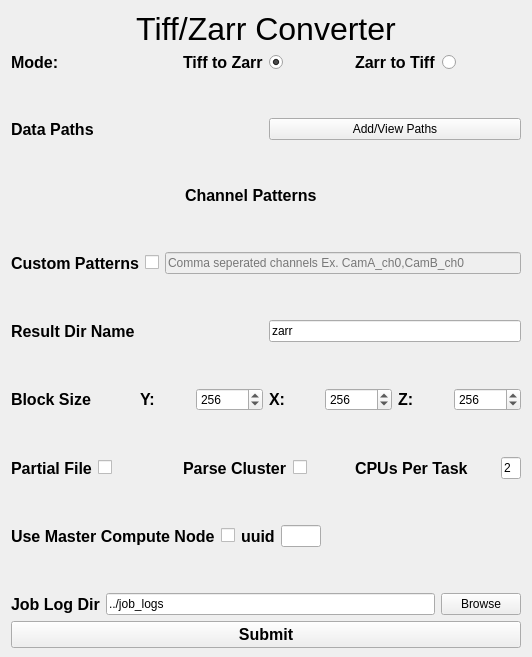
        <widget class="QWidget" name="tiffZarrConverter">
         <property name="enabled">
          <bool>true</bool>
         </property>
         <attribute name="title">
          <string>Tiff/Zarr Converter</string>
         </attribute>
         <layout class="QGridLayout" name="gridLayout_17">
          <property name="bottomMargin">
           <number>9</number>
          </property>
          <item row="2" column="1">
           <layout class="QVBoxLayout" name="verticalLayout_40" stretch="1,1,1,1,1,1,1,1,1,1,1,1,1,1,1,1,1">
            <property name="bottomMargin">
             <number>0</number>
            </property>
            <item>
             <layout class="QHBoxLayout" name="horizontalLayout_153">
              <item>
               <widget class="QLabel" name="psfDetectionAnalysisModeLabel_2">
                <property name="font">
                 <font>
                  <pointsize>12</pointsize>
                  <bold>true</bold>
                  <strikeout>false</strikeout>
                  <kerning>true</kerning>
                 </font>
                </property>
                <property name="text">
                 <string>Mode:</string>
                </property>
               </widget>
              </item>
              <item>
               <layout class="QHBoxLayout" name="horizontalLayout_154">
                <item>
                 <widget class="QLabel" name="tiffZarrConverterTiffToZarrLabel">
                  <property name="font">
                   <font>
                    <pointsize>12</pointsize>
                    <bold>true</bold>
                    <strikeout>false</strikeout>
                    <kerning>true</kerning>
                   </font>
                  </property>
                  <property name="text">
                   <string>Tiff to Zarr</string>
                  </property>
                 </widget>
                </item>
                <item>
                 <widget class="QRadioButton" name="tiffZarrConverterTiffToZarrRadioButton">
                  <property name="text">
                   <string/>
                  </property>
                  <property name="checked">
                   <bool>true</bool>
                  </property>
                  <attribute name="buttonGroup">
                   <string notr="true">tiffZarrConverterButtonGroup</string>
                  </attribute>
                 </widget>
                </item>
               </layout>
              </item>
              <item>
               <layout class="QHBoxLayout" name="horizontalLayout_155">
                <item>
                 <widget class="QLabel" name="tiffZarrConverterZarrToTiffLabel">
                  <property name="font">
                   <font>
                    <pointsize>12</pointsize>
                    <bold>true</bold>
                    <strikeout>false</strikeout>
                    <kerning>true</kerning>
                   </font>
                  </property>
                  <property name="text">
                   <string>Zarr to Tiff</string>
                  </property>
                 </widget>
                </item>
                <item>
                 <widget class="QRadioButton" name="tiffZarrConverterZarrToTiffRadioButton">
                  <property name="text">
                   <string/>
                  </property>
                  <attribute name="buttonGroup">
                   <string notr="true">tiffZarrConverterButtonGroup</string>
                  </attribute>
                 </widget>
                </item>
               </layout>
              </item>
             </layout>
            </item>
            <item>
             <spacer name="verticalSpacer_86">
              <property name="orientation">
               <enum>Qt::Vertical</enum>
              </property>
              <property name="sizeHint" stdset="0">
               <size>
                <width>20</width>
                <height>40</height>
               </size>
              </property>
             </spacer>
            </item>
            <item>
             <layout class="QHBoxLayout" name="horizontalLayout_190">
              <item>
               <widget class="QLabel" name="tiffZarrConverterDataPathsLabel">
                <property name="font">
                 <font>
                  <pointsize>12</pointsize>
                  <bold>true</bold>
                  <strikeout>false</strikeout>
                  <kerning>true</kerning>
                 </font>
                </property>
                <property name="text">
                 <string>Data Paths</string>
                </property>
               </widget>
              </item>
              <item>
               <widget class="QPushButton" name="tiffZarrConverterAddPathsButton">
                <property name="text">
                 <string>Add/View Paths</string>
                </property>
               </widget>
              </item>
             </layout>
            </item>
            <item>
             <spacer name="verticalSpacer_87">
              <property name="orientation">
               <enum>Qt::Vertical</enum>
              </property>
              <property name="sizeHint" stdset="0">
               <size>
                <width>20</width>
                <height>40</height>
               </size>
              </property>
             </spacer>
            </item>
            <item>
             <layout class="QHBoxLayout" name="tiffZarrConverterChannelPatternsHorizontalLayout">
              <item>
               <widget class="QLabel" name="tiffZarrConverterChannelPatternsLabel">
                <property name="sizePolicy">
                 <sizepolicy hsizetype="Maximum" vsizetype="Maximum">
                  <horstretch>0</horstretch>
                  <verstretch>0</verstretch>
                 </sizepolicy>
                </property>
                <property name="font">
                 <font>
                  <pointsize>12</pointsize>
                  <bold>true</bold>
                  <strikeout>false</strikeout>
                  <kerning>true</kerning>
                 </font>
                </property>
                <property name="text">
                 <string>Channel Patterns</string>
                </property>
               </widget>
              </item>
              <item>
               <spacer name="tiffZarrConverterHorizontalSpacer">
                <property name="orientation">
                 <enum>Qt::Horizontal</enum>
                </property>
                <property name="sizeType">
                 <enum>QSizePolicy::Maximum</enum>
                </property>
                <property name="sizeHint" stdset="0">
                 <size>
                  <width>30</width>
                  <height>20</height>
                 </size>
                </property>
               </spacer>
              </item>
             </layout>
            </item>
            <item>
             <spacer name="verticalSpacer_88">
              <property name="orientation">
               <enum>Qt::Vertical</enum>
              </property>
              <property name="sizeHint" stdset="0">
               <size>
                <width>20</width>
                <height>40</height>
               </size>
              </property>
             </spacer>
            </item>
            <item>
             <layout class="QHBoxLayout" name="horizontalLayout_86">
              <item>
               <widget class="QLabel" name="tiffZarrConverterCustomPatternsLabel">
                <property name="font">
                 <font>
                  <pointsize>12</pointsize>
                  <bold>true</bold>
                  <strikeout>false</strikeout>
                  <kerning>true</kerning>
                 </font>
                </property>
                <property name="text">
                 <string>Custom Patterns</string>
                </property>
               </widget>
              </item>
              <item>
               <widget class="QCheckBox" name="tiffZarrConverterCustomPatternsCheckBox">
                <property name="autoFillBackground">
                 <bool>false</bool>
                </property>
                <property name="text">
                 <string/>
                </property>
               </widget>
              </item>
              <item>
               <widget class="QLineEdit" name="tiffZarrConverterCustomPatternsLineEdit">
                <property name="enabled">
                 <bool>false</bool>
                </property>
                <property name="placeholderText">
                 <string>Comma seperated channels Ex. CamA_ch0,CamB_ch0</string>
                </property>
               </widget>
              </item>
             </layout>
            </item>
            <item>
             <spacer name="verticalSpacer_89">
              <property name="orientation">
               <enum>Qt::Vertical</enum>
              </property>
              <property name="sizeHint" stdset="0">
               <size>
                <width>20</width>
                <height>40</height>
               </size>
              </property>
             </spacer>
            </item>
            <item>
             <layout class="QHBoxLayout" name="horizontalLayout_18">
              <item>
               <layout class="QHBoxLayout" name="horizontalLayout_19" stretch="1,1">
                <item>
                 <widget class="QLabel" name="tiffZarrConverterResultDirNameLabel">
                  <property name="font">
                   <font>
                    <pointsize>12</pointsize>
                    <bold>true</bold>
                   </font>
                  </property>
                  <property name="text">
                   <string>Result Dir Name</string>
                  </property>
                 </widget>
                </item>
                <item>
                 <widget class="QLineEdit" name="tiffZarrConverterResultDirNameLineEdit">
                  <property name="text">
                   <string>zarr</string>
                  </property>
                 </widget>
                </item>
               </layout>
              </item>
             </layout>
            </item>
            <item>
             <spacer name="verticalSpacer_74">
              <property name="orientation">
               <enum>Qt::Vertical</enum>
              </property>
              <property name="sizeHint" stdset="0">
               <size>
                <width>20</width>
                <height>40</height>
               </size>
              </property>
             </spacer>
            </item>
            <item>
             <layout class="QHBoxLayout" name="tiffZarrConverterBlockSizeHorizontalLayout">
              <item>
               <widget class="QLabel" name="tiffZarrConverterBlockSizeLabel">
                <property name="font">
                 <font>
                  <pointsize>12</pointsize>
                  <bold>true</bold>
                  <strikeout>false</strikeout>
                  <kerning>true</kerning>
                 </font>
                </property>
                <property name="text">
                 <string>Block Size</string>
                </property>
               </widget>
              </item>
              <item>
               <layout class="QHBoxLayout" name="tiffZarrConverterBlockSizeYHorizontalLayout">
                <item>
                 <widget class="QLabel" name="tiffZarrConverterBlockSizeYLabel">
                  <property name="enabled">
                   <bool>true</bool>
                  </property>
                  <property name="font">
                   <font>
                    <pointsize>12</pointsize>
                    <bold>true</bold>
                   </font>
                  </property>
                  <property name="text">
                   <string>Y:</string>
                  </property>
                 </widget>
                </item>
                <item>
                 <widget class="QDoubleSpinBox" name="tiffZarrConverterBlockSizeYDoubleSpinBox">
                  <property name="enabled">
                   <bool>true</bool>
                  </property>
                  <property name="decimals">
                   <number>0</number>
                  </property>
                  <property name="maximum">
                   <double>1000000000.000000000000000</double>
                  </property>
                  <property name="value">
                   <double>256.000000000000000</double>
                  </property>
                 </widget>
                </item>
               </layout>
              </item>
              <item>
               <layout class="QHBoxLayout" name="tiffZarrConverterBlockSizeXHorizontalLayout">
                <item>
                 <widget class="QLabel" name="tiffZarrConverterBlockSizeXLabel">
                  <property name="enabled">
                   <bool>true</bool>
                  </property>
                  <property name="font">
                   <font>
                    <pointsize>12</pointsize>
                    <bold>true</bold>
                   </font>
                  </property>
                  <property name="text">
                   <string>X:</string>
                  </property>
                 </widget>
                </item>
                <item>
                 <widget class="QDoubleSpinBox" name="tiffZarrConverterBlockSizeXDoubleSpinBox">
                  <property name="enabled">
                   <bool>true</bool>
                  </property>
                  <property name="decimals">
                   <number>0</number>
                  </property>
                  <property name="maximum">
                   <double>1000000000.000000000000000</double>
                  </property>
                  <property name="value">
                   <double>256.000000000000000</double>
                  </property>
                 </widget>
                </item>
               </layout>
              </item>
              <item>
               <layout class="QHBoxLayout" name="tiffZarrConverterBlockSizeZHorizontalLayout">
                <item>
                 <widget class="QLabel" name="tiffZarrConverterBlockSizeZLabel">
                  <property name="enabled">
                   <bool>true</bool>
                  </property>
                  <property name="font">
                   <font>
                    <pointsize>12</pointsize>
                    <bold>true</bold>
                   </font>
                  </property>
                  <property name="text">
                   <string>Z:</string>
                  </property>
                 </widget>
                </item>
                <item>
                 <widget class="QDoubleSpinBox" name="tiffZarrConverterBlockSizeZDoubleSpinBox">
                  <property name="enabled">
                   <bool>true</bool>
                  </property>
                  <property name="decimals">
                   <number>0</number>
                  </property>
                  <property name="maximum">
                   <double>1000000000.000000000000000</double>
                  </property>
                  <property name="value">
                   <double>256.000000000000000</double>
                  </property>
                 </widget>
                </item>
               </layout>
              </item>
             </layout>
            </item>
            <item>
             <spacer name="verticalSpacer_90">
              <property name="orientation">
               <enum>Qt::Vertical</enum>
              </property>
              <property name="sizeHint" stdset="0">
               <size>
                <width>20</width>
                <height>40</height>
               </size>
              </property>
             </spacer>
            </item>
            <item>
             <layout class="QHBoxLayout" name="horizontalLayout_191">
              <item>
               <layout class="QHBoxLayout" name="tiffZarrConverterPartialFileHorizontalLayout">
                <item>
                 <widget class="QLabel" name="tiffZarrConverterPartialFileLabel">
                  <property name="enabled">
                   <bool>true</bool>
                  </property>
                  <property name="font">
                   <font>
                    <pointsize>12</pointsize>
                    <bold>true</bold>
                   </font>
                  </property>
                  <property name="text">
                   <string>Partial File</string>
                  </property>
                 </widget>
                </item>
                <item>
                 <widget class="QCheckBox" name="tiffZarrConverterPartialFileCheckBox">
                  <property name="text">
                   <string/>
                  </property>
                 </widget>
                </item>
               </layout>
              </item>
              <item>
               <layout class="QHBoxLayout" name="tiffZarrConverterParseClusterHorizontalLayout">
                <item>
                 <widget class="QLabel" name="tiffZarrConverterParseClusterLabel">
                  <property name="font">
                   <font>
                    <pointsize>12</pointsize>
                    <bold>true</bold>
                   </font>
                  </property>
                  <property name="text">
                   <string>Parse Cluster</string>
                  </property>
                 </widget>
                </item>
                <item>
                 <widget class="QCheckBox" name="tiffZarrConverterParseClusterCheckBox">
                  <property name="autoFillBackground">
                   <bool>false</bool>
                  </property>
                  <property name="text">
                   <string/>
                  </property>
                  <property name="checked">
                   <bool>false</bool>
                  </property>
                 </widget>
                </item>
               </layout>
              </item>
              <item>
               <layout class="QHBoxLayout" name="tiffZarrConverterCpusPerTaskHorizontalLayout">
                <item>
                 <widget class="QLabel" name="tiffZarrConverterCpusPerTaskLabel">
                  <property name="font">
                   <font>
                    <pointsize>12</pointsize>
                    <bold>true</bold>
                   </font>
                  </property>
                  <property name="text">
                   <string>CPUs Per Task</string>
                  </property>
                 </widget>
                </item>
                <item>
                 <widget class="QLineEdit" name="tiffZarrConverterCpusPerTaskLineEdit">
                  <property name="sizePolicy">
                   <sizepolicy hsizetype="Preferred" vsizetype="Fixed">
                    <horstretch>0</horstretch>
                    <verstretch>0</verstretch>
                   </sizepolicy>
                  </property>
                  <property name="maximumSize">
                   <size>
                    <width>20</width>
                    <height>16777215</height>
                   </size>
                  </property>
                  <property name="text">
                   <string>2</string>
                  </property>
                 </widget>
                </item>
               </layout>
              </item>
             </layout>
            </item>
            <item>
             <spacer name="verticalSpacer_93">
              <property name="orientation">
               <enum>Qt::Vertical</enum>
              </property>
              <property name="sizeHint" stdset="0">
               <size>
                <width>20</width>
                <height>40</height>
               </size>
              </property>
             </spacer>
            </item>
            <item>
             <layout class="QHBoxLayout" name="horizontalLayout_192">
              <item>
               <layout class="QHBoxLayout" name="tiffZarrConverterMasterComputeHorizontalLayout">
                <item>
                 <widget class="QLabel" name="tiffZarrConverterMasterComputeLabel">
                  <property name="font">
                   <font>
                    <pointsize>12</pointsize>
                    <bold>true</bold>
                   </font>
                  </property>
                  <property name="text">
                   <string>Use Master Compute Node</string>
                  </property>
                 </widget>
                </item>
                <item>
                 <widget class="QCheckBox" name="tiffZarrConverterMasterComputeCheckBox">
                  <property name="autoFillBackground">
                   <bool>false</bool>
                  </property>
                  <property name="text">
                   <string/>
                  </property>
                 </widget>
                </item>
               </layout>
              </item>
              <item>
               <layout class="QHBoxLayout" name="tiffZarrConverterUuidHorizontalLayout">
                <item>
                 <widget class="QLabel" name="tiffZarrConverterUuidLabel">
                  <property name="font">
                   <font>
                    <pointsize>12</pointsize>
                    <bold>true</bold>
                   </font>
                  </property>
                  <property name="text">
                   <string>uuid</string>
                  </property>
                 </widget>
                </item>
                <item>
                 <widget class="QLineEdit" name="tiffZarrConverterUuidLineEdit">
                  <property name="maximumSize">
                   <size>
                    <width>40</width>
                    <height>16777215</height>
                   </size>
                  </property>
                 </widget>
                </item>
                <item>
                 <spacer name="tiffZarrConverterUuidHorizontalSpacer">
                  <property name="orientation">
                   <enum>Qt::Horizontal</enum>
                  </property>
                  <property name="sizeHint" stdset="0">
                   <size>
                    <width>200</width>
                    <height>20</height>
                   </size>
                  </property>
                 </spacer>
                </item>
               </layout>
              </item>
             </layout>
            </item>
            <item>
             <spacer name="verticalSpacer_94">
              <property name="orientation">
               <enum>Qt::Vertical</enum>
              </property>
              <property name="sizeHint" stdset="0">
               <size>
                <width>20</width>
                <height>40</height>
               </size>
              </property>
             </spacer>
            </item>
            <item>
             <layout class="QHBoxLayout" name="tiffZarrConverterJobLogDirHorizontalLayout">
              <item>
               <widget class="QLabel" name="tiffZarrConverterJobLogDirLabel">
                <property name="font">
                 <font>
                  <pointsize>12</pointsize>
                  <bold>true</bold>
                 </font>
                </property>
                <property name="text">
                 <string>Job Log Dir</string>
                </property>
               </widget>
              </item>
              <item>
               <widget class="QLineEdit" name="tiffZarrConverterJobLogDirLineEdit">
                <property name="text">
                 <string>../job_logs</string>
                </property>
               </widget>
              </item>
              <item>
               <widget class="QPushButton" name="tiffZarrConverterJobLogDirBrowseButton">
                <property name="text">
                 <string>Browse</string>
                </property>
               </widget>
              </item>
             </layout>
            </item>
           </layout>
          </item>
          <item row="1" column="1">
           <layout class="QVBoxLayout" name="verticalLayout_28">
            <item>
             <layout class="QHBoxLayout" name="horizontalLayout_189">
              <item>
               <widget class="QLabel" name="tiffZarrConverterAnalysisLabel">
                <property name="font">
                 <font>
                  <pointsize>24</pointsize>
                  <strikeout>false</strikeout>
                  <kerning>true</kerning>
                 </font>
                </property>
                <property name="text">
                 <string>Tiff/Zarr Converter</string>
                </property>
                <property name="alignment">
                 <set>Qt::AlignCenter</set>
                </property>
               </widget>
              </item>
             </layout>
            </item>
           </layout>
          </item>
          <item row="3" column="1">
           <layout class="QVBoxLayout" name="verticalLayout_41">
            <item>
             <layout class="QHBoxLayout" name="horizontalLayout_181">
              <item>
               <widget class="QPushButton" name="tiffZarrConverterSubmitButton">
                <property name="font">
                 <font>
                  <pointsize>12</pointsize>
                  <bold>true</bold>
                 </font>
                </property>
                <property name="text">
                 <string>Submit</string>
                </property>
               </widget>
              </item>
             </layout>
            </item>
           </layout>
          </item>
         </layout>
        </widget>
